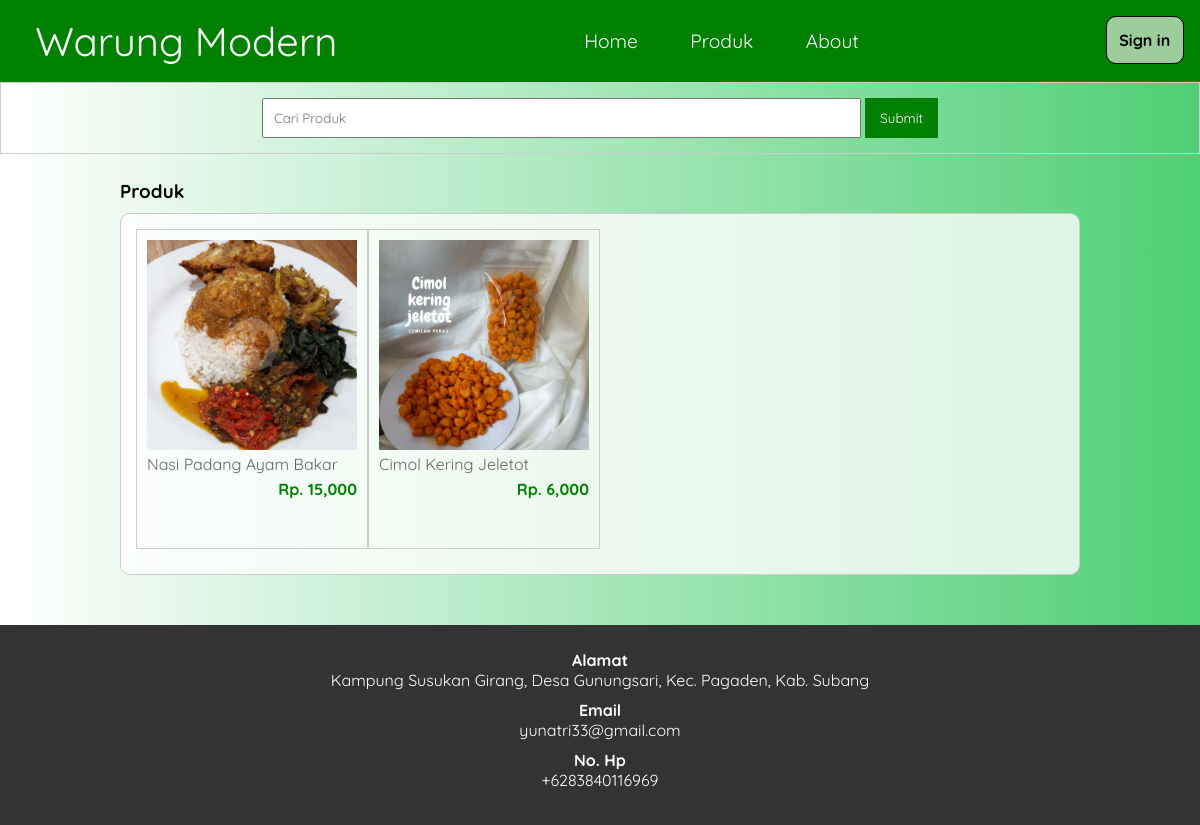
/produk.php, run on the app's committed database.
### tables this page shows
CREATE TABLE `tb_product` (
  `product_id` int(11) NOT NULL,
  `category_id` int(11) NOT NULL,
  `product_name` varchar(100) NOT NULL,
  `product_price` int(11) NOT NULL,
  `product_description` text NOT NULL,
  `product_image` varchar(100) NOT NULL,
  `product_status` tinyint(1) NOT NULL,
  `data_created` timestamp NOT NULL DEFAULT current_timestamp()
);

### produk.php (the view, shortened to what this page needs)
<?php
	include 'db.php';
	$kontak = mysqli_query($conn, "SELECT admin_telp, admin_email, admin_address FROM tb_admin WHERE admin_id = 1");
	$a = mysqli_fetch_object($kontak);
?>
<!DOCTYPE html>
<html>
<head>
	<link rel="stylesheet" type="text/css" href="css/style.css">
</head>
<body>
	<header>
		<div class="page-header">
		<div class="logo">
			<p>Warung Modern</p>
		</div>
		<div id="navigation-bar" class="nav-bar">
			<a href="index.php" class="active">Home</a>
			<a href="produk.php">Produk</a>
			<a href="about.php">About</a>
		</div>
		<a href="loginUser.php" target="_blank"><div class="header-right"><button>Sign in</button></div></a>
		</div>
	</header>
	<div class="search">
		<div class="container">
			<form method="GET" action="produk.php">
				<input type="text" name="search" placeholder="Cari Produk">
				<input type="submit" name="cari">
			</form>
		</div>
	</div>
	<div class="section">
		<div class="container">
			<h3>Produk</h3>
			<div class="box">
				<?php
					$produk = mysqli_query($conn, "SELECT * FROM tb_product WHERE product_status = 1 $where ORDER BY product_id DESC");
					if(mysqli_num_rows($produk) > 0){
						while($p = mysqli_fetch_array($produk)){
				?>
					<a href="detail-produk.php?id=<?php echo $p['product_id'] ?>">
						<div class="col-4">
							<img src="produk/<?php echo $p['product_image'] ?>">
							<p class="nama"><?php echo substr($p['product_name'], 0, 30) ?></p>
							<p class="harga">Rp. <?php echo number_format($p['product_price']) ?></p>
						</div>
					</a>
				<?php }}else{ ?>
					<p>Produk tidak ada</p>
				<?php } ?>
			</div>
		</div>
	</div>
	<div class="footer">
		<div class="container">
			<h4>Alamat</h4>
			<p><?php echo $a->admin_address ?></p>
			<h4>Email</h4>
			<p><?php echo $a->admin_email ?></p>
			<h4>No. Hp</h4>
			<p><?php echo $a->admin_telp ?></p>
		</div>
	</div>
</body>
</html>

### css/style.css (style rules this page uses)
* { padding:0; margin:0; font-family: 'Quicksand', sans-serif; }
body { background: linear-gradient(to left, rgba(34, 195, 82, 0.8), rgba(255, 255, 255, 0.8)); }
a { color: inherit; text-decoration: none; }
.page-header { background-color: #008000; padding: 1rem; display: flex; justify-content: space-between; }
.logo { color: white; align-self: center; margin-left: 1.2rem; font-size: 2.5rem; }
.nav-bar { margin: auto; }
.nav-bar a { color: white; padding: 1.5rem; cursor: pointer; text-decoration: none; font-size: 1.2rem; }
button { color: black; background-color: #9dcd9d; font-size: 1rem; font-weight: bold; border: 1px solid black; border-radius: 10px; padding: 0.8rem; }
.container { width: 80%; margin:0 auto; }
.container:after { content: ''; display: block; clear: both; }
.section { padding:25px 0; }
.box { background-color: rgba(255, 255, 255, 0.784); border:1px solid #ccc; padding:15px; box-sizing: border-box; margin:10px 0 25px 0; border-radius: 10px; }
.box:after { content: ''; display: block; clear: both; }
.search { padding:15px 0; border:1px solid #ccc; text-align: center; }
.search input[type=text] { width: 60%; padding:10px; }
.search input[type=submit] { padding:12px 15px; background-color: #008000; color:#fff; border:none; cursor: pointer; }
.col-4 { width:25%; height: 320px; border:1px solid #ccc; float: left; padding:10px; box-sizing: border-box; margin-bottom: 10px; }
.col-4 img { width: 100%; }
.col-4 .nama { color: #666; margin-bottom: 5px; }
.col-4 .harga { font-weight: bold; color:#008000; float: right; }
.footer { padding:25px 0; background-color: #333; color: #fff; text-align: center; }
.footer p { margin-bottom: 10px; }

### data on the page
tb_product: product_image (picture), product_name "Nasi Padang Ayam Bakar", product_price "15,000"
tb_product: product_image (picture), product_name "Cimol Kering Jeletot", product_price "6,000"

### other printed values
$a->admin_address "Kampung Susukan Girang, Desa Gunungsari, Kec. Pagaden, Kab. Subang"
$a->admin_email "yunatri33@gmail.com"
$a->admin_telp "+6283840116969"
